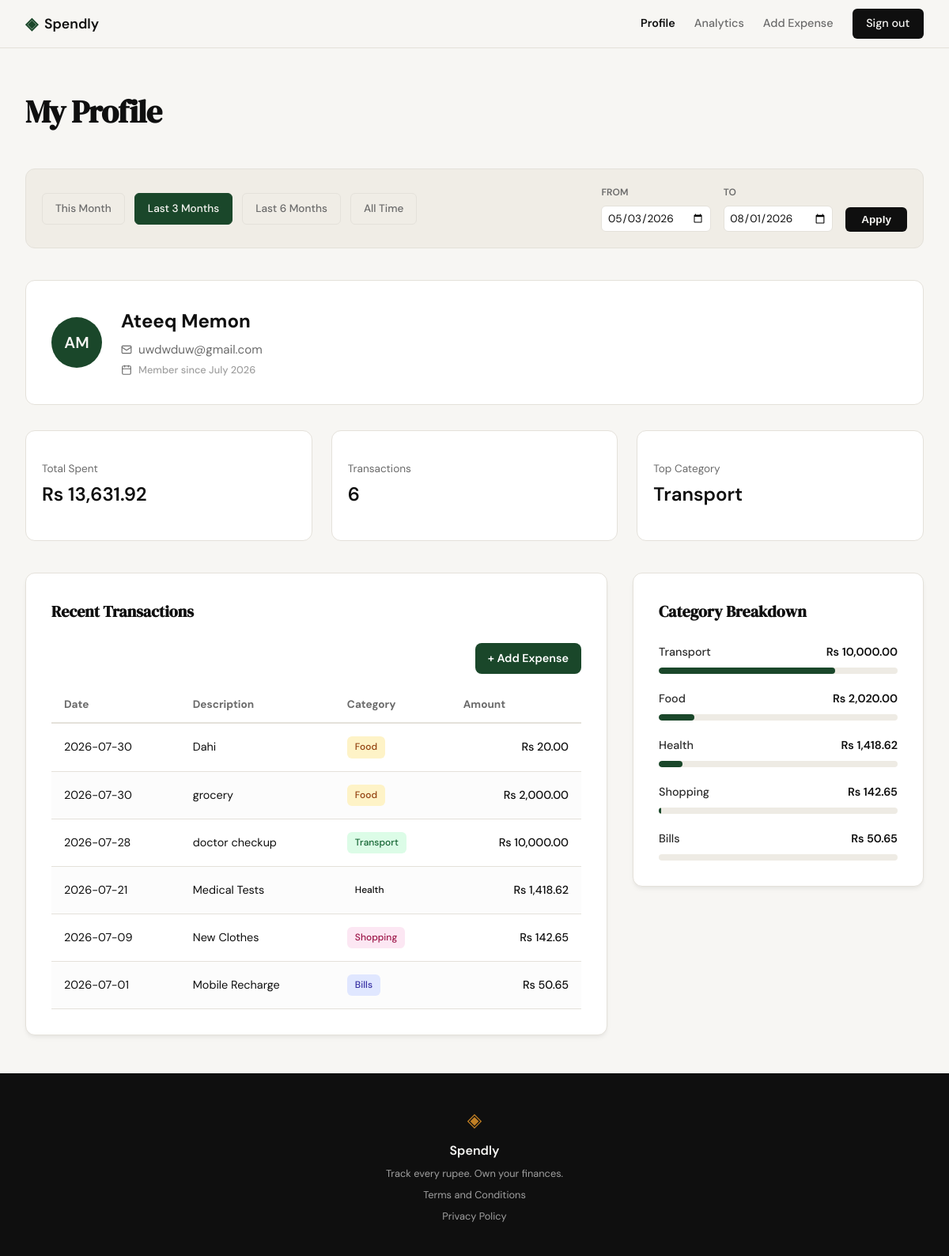
Screenshot of /profile?date_from=2026-05-03&date_to=2026-08-01 (signed in) with the database file from the repository.
### tables this page shows
CREATE TABLE users (
                id INTEGER PRIMARY KEY AUTOINCREMENT,
                name TEXT NOT NULL,
                email TEXT UNIQUE NOT NULL,
                password_hash TEXT NOT NULL,
                created_at TEXT DEFAULT (datetime('now'))
            );

CREATE TABLE expenses (
                id INTEGER PRIMARY KEY AUTOINCREMENT,
                user_id INTEGER NOT NULL,
                amount REAL NOT NULL,
                category TEXT NOT NULL,
                date TEXT NOT NULL,
                description TEXT,
                created_at TEXT DEFAULT (datetime('now')),
                FOREIGN KEY (user_id) REFERENCES users (id)
            );

### app.py (the view)
@app.route("/profile")
def profile():
    if not session.get("user_id"):
        flash("Please log in to access your profile.", "error")
        return redirect(url_for("login"))
    user_id = session["user_id"]
    date_from = request.args.get("date_from")
    date_to = request.args.get("date_to")
    validated_from = None
    validated_to = None
    if date_from and date_to:
        try:
            validated_from = datetime.strptime(date_from, "%Y-%m-%d").date()
            validated_to = datetime.strptime(date_to, "%Y-%m-%d").date()
            if validated_from > validated_to:
                flash("Start date must be before end date.", "error")
                validated_from = validated_to = None
        except ValueError:
            validated_from = validated_to = None # Explicitly reset
    today = datetime.now().date()
    presets = {
        "this_month": {
            "label": "This Month",
            "from": datetime(today.year, today.month, 1).date(),
            "to": today
        },
        "last_3_months": {
            "label": "Last 3 Months",
            "from": today - timedelta(days=90), # Approx 3 months
            "to": today
        },
        "last_6_months": {
            "label": "Last 6 Months",
            "from": today - timedelta(days=180), # Approx 6 months
            "to": today
        },
        "all_time": {
            "label": "All Time",
            "from": None,
            "to": None
        }
    }
    user_info = get_user_by_id(user_id)
    if not user_info:
        flash("User profile not found.", "error")
        return redirect(url_for("login"))
    stats = get_summary_stats(user_id, date_from=validated_from, date_to=validated_to)
    txs = get_recent_transactions(user_id, date_from=validated_from, date_to=validated_to)
    cats = get_category_breakdown(user_id, date_from=validated_from, date_to=validated_to)
    profile_data = {
        "user": {
            "name": user_info["name"],
            "email": user_info["email"],
            "initials": "".join([n[0].upper() for n in user_info["name"].split()]),
            "joined": user_info["member_since"]
        },
        "stats": {
            "total_spent": f"Rs {stats['total_spent']:,.2f}",
            "tx_count": stats["transaction_count"],
            "top_category": stats["top_category"]
        },
        "transactions": [
            {
                "date": tx["date"],
                "desc": tx["desc"],
                "category": tx["category"],
                "amount": f"Rs {tx['amount']:,.2f}"
            }
            for tx in txs
        ],
        "categories": [
            {
                "name": cat["name"],
                "amount": f"Rs {cat['amount']:,.2f}",
                "percent": cat["pct"]
            }
            for cat in cats
        ]
    }
    return render_template("profile.html", profile=profile_data, date_from=validated_from, date_to=validated_to, presets=presets)

### database/db.py (called while the page is built)
def get_db():
    conn = sqlite3.connect(DB_PATH)
    conn.row_factory = sqlite3.Row
    conn.execute("PRAGMA foreign_keys = ON")
    return conn

### database/queries.py (called while the page is built)
def get_user_by_id(user_id):
    with get_db() as conn:
        row = conn.execute('SELECT name, email, created_at FROM users WHERE id = ?', (user_id,)).fetchone()
        if not row:
            return None
        try:
            dt = datetime.strptime(row['created_at'], '%Y-%m-%d %H:%M:%S')
            member_since = dt.strftime('%B %Y')
        except (ValueError, TypeError):
            member_since = "Unknown"
        return {
            "name": row['name'],
            "email": row['email'],
            "member_since": member_since
        }

### templates/profile.html (shortened to what this page needs)
{% extends "base.html" %}
{% block content %}
<div class="profile-container">
    <header class="profile-header">
        <h1 class="profile-title">My Profile</h1>
    </header>
    <section class="profile-filter-bar">
        <div class="filter-presets">
            {% for id, preset in presets.items() %}
            <a href="{{ url_for('profile', date_from=preset.from, date_to=preset.to) }}"
               class="filter-btn {{ 'active' if (date_from == preset.from and date_to == preset.to) else '' }}">
                {{ preset.label }}
            </a>
            {% endfor %}
        </div>
        <form class="filter-custom-range" method="GET" action="{{ url_for('profile') }}">
            <div class="input-group">
                <label for="date_from">From</label>
                <input type="date" id="date_from" name="date_from" value="{{ date_from or '' }}">
            </div>
            <div class="input-group">
                <label for="date_to">To</label>
                <input type="date" id="date_to" name="date_to" value="{{ date_to or '' }}">
            </div>
            <button type="submit" class="btn-apply">Apply</button>
        </form>
    </section>
    <section class="profile-user-card">
        <div class="user-info-wrapper">
            <div class="avatar-circle">
                {{ profile.user.initials }}
            </div>
            <div class="user-details">
                <h2 class="user-name">{{ profile.user.name }}</h2>
                <div class="user-email-row">
                    <i data-lucide="mail" class="inline-icon"></i>
                    <span class="user-email">{{ profile.user.email }}</span>
                </div>
                <div class="user-meta-row">
                    <i data-lucide="calendar" class="inline-icon"></i>
                    <span class="user-meta">Member since {{ profile.user.joined }}</span>
                </div>
            </div>
        </div>
    </section>
    <section class="profile-stats-row">
        <div class="summary-card">
            <div class="stat-content">
                <span class="stat-label">Total Spent</span>
                <span class="stat-value">{{ profile.stats.total_spent }}</span>
            </div>
        </div>
        <div class="summary-card">
            <div class="stat-content">
                <span class="stat-label">Transactions</span>
                <span class="stat-value">{{ profile.stats.tx_count }}</span>
            </div>
        </div>
        <div class="summary-card">
            <div class="stat-content">
                <span class="stat-label">Top Category</span>
                <span class="stat-value">{{ profile.stats.top_category }}</span>
            </div>
        </div>
    </section>
    <div class="profile-grid">
        <section class="profile-section">
            <div class="dashboard-card">
                <h3 class="section-title">Recent Transactions</h3>
                <div class="table-actions" style="display: flex; justify-content: flex-end; margin-bottom: 1rem;">
                    <a href="{{ url_for('add_expense') }}" class="btn-add-expense" style="background-color: var(--accent); color: white; padding: 0.5rem 1rem; border-radius: 8px; text-decoration: none; font-weight: 600; font-size: 0.9rem;">+ Add Expense</a>
                </div>
                <div class="table-responsive">
                    <table class="dashboard-table">
                        <thead>
                            <tr>
                                <th>Date</th>
                                <th>Description</th>
                                <th>Category</th>
                                <th class="text-right">Amount</th>
                            </tr>
                        </thead>
                        <tbody>
                            {% for tx in profile.transactions %}
                            <tr>
                                <td>{{ tx.date }}</td>
                                <td>{{ tx.desc }}</td>
                                <td>
                                    <span class="category-badge badge-{{ tx.category|lower }}">
                                        {{ tx.category }}
                                    </span>
                                </td>
                                <td class="text-right amount">{{ tx.amount }}</td>
                            </tr>
                            {% endfor %}
                        </tbody>
                    </table>
                </div>
            </div>
        </section>
        <section class="profile-section">
            <div class="dashboard-card">
                <h3 class="section-title">Category Breakdown</h3>
                <div class="category-list">
                    {% for cat in profile.categories %}
                    <div class="category-item">
                        <div class="category-info">
                            <span class="cat-name">{{ cat.name }}</span>
                            <span class="cat-amount">{{ cat.amount }}</span>
                        </div>
                        <div class="progress-bar-container">
                            <div class="progress-bar" style="width: {{ cat.percent }}%;"></div>
                        </div>
                    </div>
                    {% endfor %}
                </div>
            </div>
        </section>
    </div>
</div>
{% endblock %}

### rows the page displays
users: user.name "Ateeq Memon", user.email "uwdwduw@gmail.com"
expenses: stats.top_category "Transport", date "2026-07-28", desc "doctor checkup", category "Transport", amount "Rs 10,000.00"
expenses: date "2026-07-30", desc "Dahi", category "Food", amount "Rs 20.00"
expenses: date "2026-07-30", desc "grocery", category "Food", amount "Rs 2,000.00"
expenses: date "2026-07-21", desc "Medical Tests", category "Health", amount "Rs 1,418.62"
expenses: date "2026-07-09", desc "New Clothes", category "Shopping", amount "Rs 142.65"
expenses: date "2026-07-01", desc "Mobile Recharge", category "Bills", amount "Rs 50.65"

### other values shown
{{ preset.label }} "This Month" "Last 3 Months" "Last 6 Months" "All Time"
{{ profile.user.initials }} "AM"
{{ profile.user.joined }} "July 2026"
{{ profile.stats.total_spent }} "Rs 13,631.92"
{{ profile.stats.tx_count }} "6"
{{ cat.name }} "Transport" "Food" "Health" "Shopping" "Bills"
{{ cat.amount }} "Rs 10,000.00" "Rs 2,020.00" "Rs 1,418.62" "Rs 142.65" "Rs 50.65"
